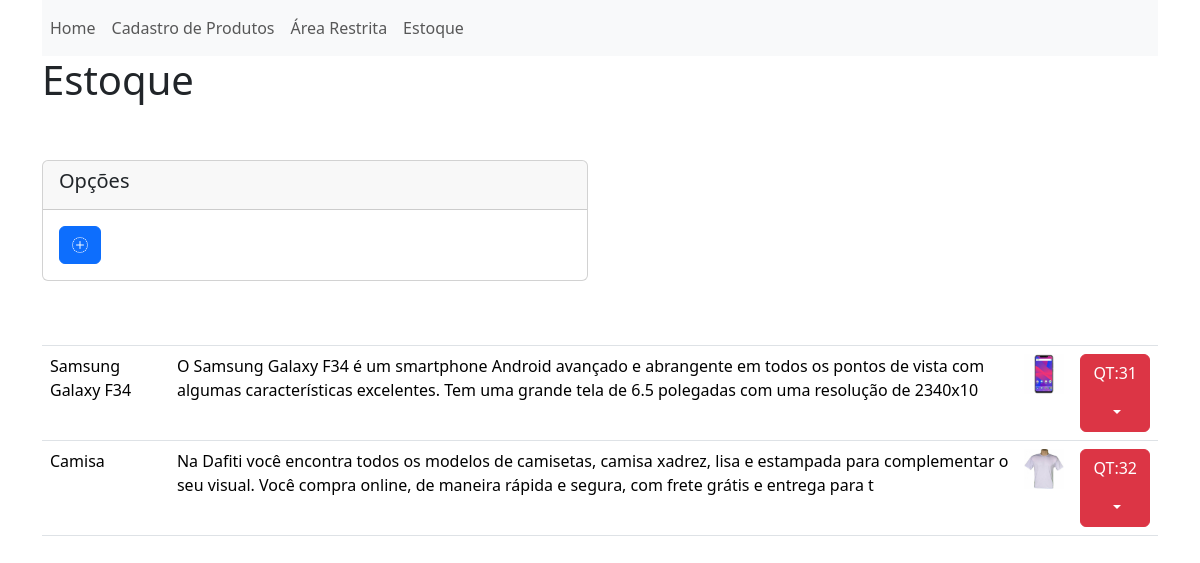
The app's page /index.php?link=5 with its own data.
### tables this page shows
CREATE TABLE `estoque` (
  `id` int(11) NOT NULL,
  `id_produtos` int(11) NOT NULL,
  `nome` varchar(100) NOT NULL,
  `descricao` varchar(200) NOT NULL,
  `categoria` varchar(100) NOT NULL,
  `quantidade` int(11) NOT NULL DEFAULT 0
);

CREATE TABLE `produtos` (
  `id` int(11) NOT NULL,
  `nome` varchar(100) DEFAULT NULL,
  `descricao` varchar(200) DEFAULT NULL,
  `custo` int(11) NOT NULL DEFAULT 0,
  `fornecedor` varchar(100) DEFAULT NULL,
  `foto` varchar(100) DEFAULT NULL,
  `categoria` varchar(100) DEFAULT NULL
);

### controller/estoque_controller.php (called while the page is built, shortened)
<?php
    require_once 'service/estoque_service.php';
    require_once 'conexao/conexao.php';
    @$acaoe = isset($_GET['acaoe']) ? $_GET['acaoe']:$acaoe;
    if($acaoe == "recuperar")
    {
    $estoque = new Estoque();
    $conexao = new Conexao();
    $estoqueService = new EstoqueService($estoque, $conexao);
    $estoque = $estoqueService->recuperar();
    }
?>

### conexao/conexao.php (called while the page is built, shortened)
<?php
 class Conexao{
    private $host = "localhost";
    private $dbname = "cadProduto";
    private $user = "root";
    private $pass = "";
    public function conectar()
    {
        try {
            $conexao = new PDO("mysql:host=$this->host;dbname=$this->dbname",
            "$this->user",
            "$this->pass");
            return $conexao;
        } catch (PDOException $e)
        {
            echo $e->getMessage();
        }
    }
 }
?>

### service/estoque_service.php (called while the page is built, shortened)
<?php
class EstoqueService{
    private $conexao;
    public function __construct(Estoque $estoque, Conexao $conexao){
        $this->conexao= $conexao->conectar();
    }
    public function recuperar()
    {
        $query = 'SELECT p.id, e.id_produtos,e.quantidade, p.nome, p.descricao, p.custo, p.fornecedor, p.foto, p.categoria FROM produtos as p LEFT JOIN estoque as e ON p.id = e.id_produtos;';
        $stmt=$this->conexao->prepare($query);
        $stmt->execute();
        return $stmt->fetchAll(PDO::FETCH_OBJ);
    }
}
?>

### estoque_controller.php (called while the page is built)
<?php
    require_once 'controller/estoque_controller.php';
?>

### estoque.php (the view, shortened to what this page needs)
<?php
require_once 'estoque_controller.php';
?>
<h1>Estoque</h1>
<table class="table">
    <thead>
        <tr>
            <th scope="col"></th>
            <th scope="col"></th>
            <th scope="col"></th>
            <th scope="col"></th>
        </tr>
    </thead>
    <tbody>
        <tr>
        <div class="row">
        <div class="col-6">
        <div class="card mt-5 mb-5">
        <div class="card-header">
        <h5 class="card-title">Opções</h5>
        </div>
        <div class="card-body">
            <a href="index.php?link=8" class="btn btn-primary"><i class="bi bi-plus-circle-dotted"></i></a>
        </div>
        </div>
        </div>
        </div>
        </div>
        <?php foreach ($estoque as $key => $estoque) {?>
        <?php if($estoque->quantidade != null){?>
        <tr>
            <td><?= $estoque->nome?></td>
            <td><?= $estoque->descricao?></td>
            <td><img src="fotoProduto/<?= $estoque->foto?>" width="40" height="40"></td>
            <td>
            <div class="btn-group">
            <button type="button" class="btn btn-danger dropdown-toggle" data-toggle="dropdown" aria-haspopup="true" aria-expanded="false">
            <p>QT:<?= $estoque->quantidade?></p>
            </button>
            </div>
            </td>
        </tr>
        <?php }?>
        <?php }?>

### records on screen
estoque: id_produtos.nome "Samsung Galaxy F34", id_produtos.descricao "O Samsung Galaxy F34 é um smartphone Android avançado e abrangente em todos os pontos de vista com algumas características excelentes. Tem uma grande tela de 6.5 polegadas com uma resolução de 2340x10", id_produtos.foto (picture), quantidade "31"
estoque: id_produtos.nome "Camisa", id_produtos.descricao "Na Dafiti você encontra todos os modelos de camisetas, camisa xadrez, lisa e estampada para complementar o seu visual. Você compra online, de maneira rápida e segura, com frete grátis e entrega para t", id_produtos.foto (picture), quantidade "32"
